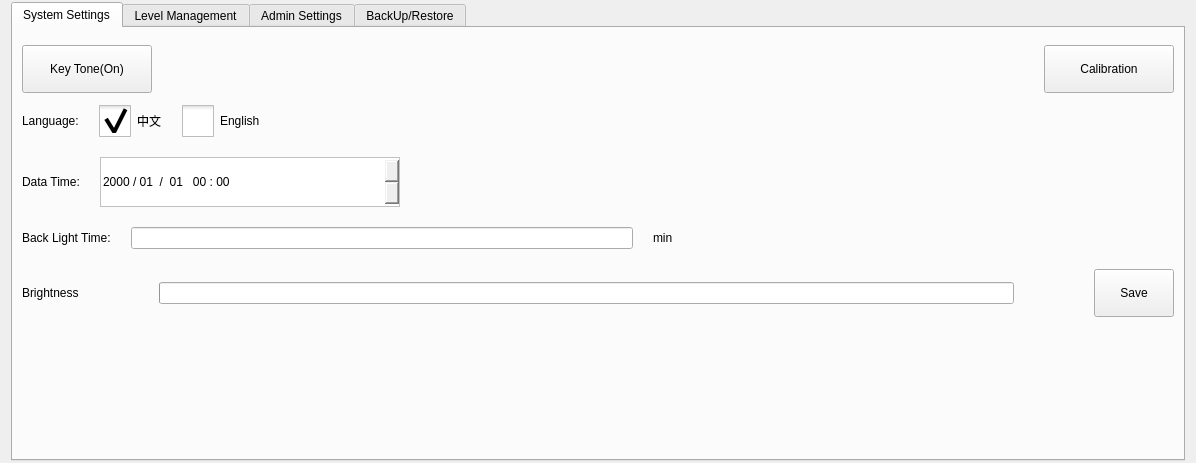
<?xml version="1.0" encoding="UTF-8"?>
<ui version="4.0">
 <class>ICHCSystemSettingsFrame</class>
 <widget class="QFrame" name="ICHCSystemSettingsFrame">
  <property name="geometry">
   <rect>
    <x>0</x>
    <y>0</y>
    <width>1196</width>
    <height>463</height>
   </rect>
  </property>
  <property name="windowTitle">
   <string>Frame</string>
  </property>
  <property name="styleSheet">
   <string notr="true">QMessageBox QAbstractButton
{
    min-width: 90px;
	min-height:30px;
}
</string>
  </property>
  <property name="frameShape">
   <enum>QFrame::NoFrame</enum>
  </property>
  <property name="frameShadow">
   <enum>QFrame::Plain</enum>
  </property>
  <layout class="QVBoxLayout" name="verticalLayout">
   <property name="spacing">
    <number>2</number>
   </property>
   <property name="topMargin">
    <number>2</number>
   </property>
   <property name="bottomMargin">
    <number>2</number>
   </property>
   <item>
    <widget class="QTabWidget" name="systemConfigPages">
     <property name="minimumSize">
      <size>
       <width>0</width>
       <height>0</height>
      </size>
     </property>
     <property name="tabShape">
      <enum>QTabWidget::Rounded</enum>
     </property>
     <property name="currentIndex">
      <number>0</number>
     </property>
     <widget class="QWidget" name="systemSettingPage">
      <attribute name="title">
       <string>System Settings</string>
      </attribute>
      <layout class="QVBoxLayout" name="verticalLayout_2">
       <property name="spacing">
        <number>20</number>
       </property>
       <item>
        <layout class="QHBoxLayout" name="horizontalLayout_15">
         <item>
          <widget class="QPushButton" name="keyToneButton">
           <property name="sizePolicy">
            <sizepolicy hsizetype="Minimum" vsizetype="Preferred">
             <horstretch>0</horstretch>
             <verstretch>0</verstretch>
            </sizepolicy>
           </property>
           <property name="minimumSize">
            <size>
             <width>130</width>
             <height>48</height>
            </size>
           </property>
           <property name="maximumSize">
            <size>
             <width>130</width>
             <height>32</height>
            </size>
           </property>
           <property name="text">
            <string>Key Tone(On)</string>
           </property>
           <property name="checkable">
            <bool>true</bool>
           </property>
          </widget>
         </item>
         <item>
          <spacer name="horizontalSpacer_13">
           <property name="orientation">
            <enum>Qt::Horizontal</enum>
           </property>
           <property name="sizeHint" stdset="0">
            <size>
             <width>40</width>
             <height>20</height>
            </size>
           </property>
          </spacer>
         </item>
         <item>
          <widget class="QPushButton" name="calibrationBtn">
           <property name="sizePolicy">
            <sizepolicy hsizetype="Minimum" vsizetype="Preferred">
             <horstretch>0</horstretch>
             <verstretch>0</verstretch>
            </sizepolicy>
           </property>
           <property name="minimumSize">
            <size>
             <width>130</width>
             <height>48</height>
            </size>
           </property>
           <property name="maximumSize">
            <size>
             <width>130</width>
             <height>32</height>
            </size>
           </property>
           <property name="text">
            <string>Calibration</string>
           </property>
          </widget>
         </item>
        </layout>
       </item>
       <item>
        <layout class="QHBoxLayout" name="horizontalLayout">
         <item>
          <widget class="QLabel" name="label">
           <property name="text">
            <string>Language:</string>
           </property>
          </widget>
         </item>
         <item>
          <widget class="QCheckBox" name="chineseBox">
           <property name="styleSheet">
            <string notr="true">::indicator {
     width: 32px;
     height: 32px;
 }

::indicator:unchecked 
{
     image: url(:/resource/check_unchecked.png);
 }
::indicator:checked 
{
     image: url(:/resource/check_checked.png);
 }

QRadioButton::indicator:checked:disabled
{
 image: url(:/resource/check_checked_disable.png);
}

QRadioButton::indicator:unchecked:disabled
{
 image: url(:/resource/check_unchecked_disable.png);
}</string>
           </property>
           <property name="text">
            <string>中文</string>
           </property>
           <property name="checked">
            <bool>true</bool>
           </property>
           <attribute name="buttonGroup">
            <string>languageButtonGroup</string>
           </attribute>
          </widget>
         </item>
         <item>
          <widget class="QCheckBox" name="englishBox">
           <property name="styleSheet">
            <string notr="true">::indicator {
     width: 32px;
     height: 32px;
 }

::indicator:unchecked 
{
     image: url(:/resource/check_unchecked.png);
 }
::indicator:checked 
{
     image: url(:/resource/check_checked.png);
 }

QRadioButton::indicator:checked:disabled
{
 image: url(:/resource/check_checked_disable.png);
}

QRadioButton::indicator:unchecked:disabled
{
 image: url(:/resource/check_unchecked_disable.png);
}</string>
           </property>
           <property name="text">
            <string>English</string>
           </property>
           <attribute name="buttonGroup">
            <string>languageButtonGroup</string>
           </attribute>
          </widget>
         </item>
         <item>
          <spacer name="horizontalSpacer">
           <property name="orientation">
            <enum>Qt::Horizontal</enum>
           </property>
           <property name="sizeHint" stdset="0">
            <size>
             <width>40</width>
             <height>20</height>
            </size>
           </property>
          </spacer>
         </item>
        </layout>
       </item>
       <item>
        <layout class="QHBoxLayout" name="horizontalLayout_2">
         <item>
          <widget class="QLabel" name="label_2">
           <property name="text">
            <string>Data Time:</string>
           </property>
          </widget>
         </item>
         <item>
          <widget class="QDateTimeEdit" name="dateTimeEdit">
           <property name="sizePolicy">
            <sizepolicy hsizetype="Preferred" vsizetype="Preferred">
             <horstretch>0</horstretch>
             <verstretch>0</verstretch>
            </sizepolicy>
           </property>
           <property name="minimumSize">
            <size>
             <width>300</width>
             <height>50</height>
            </size>
           </property>
           <property name="maximumSize">
            <size>
             <width>16777215</width>
             <height>50</height>
            </size>
           </property>
           <property name="styleSheet">
            <string notr="true">#dateTimeEdit
{
	padding-right:50px;
	border-width:1px;
	border-style: solid;
	border-color: rgb(193, 193, 193);
}
#dateTimeEdit::up-button
{
	subcontrol-origin: content;
	subcontrol-position:right;
	width:48px;
	height:48px;
	
	image: url(:/resource/plus(64).png);
}
#dateTimeEdit::down-button
{
	subcontrol-position:right;
	width:48px;
	height:48px;
	image: url(:/resource/minus(64).png);
}</string>
           </property>
           <property name="accelerated">
            <bool>true</bool>
           </property>
           <property name="displayFormat">
            <string>yyyy / MM  /  dd   hh : mm</string>
           </property>
          </widget>
         </item>
         <item>
          <spacer name="horizontalSpacer_2">
           <property name="orientation">
            <enum>Qt::Horizontal</enum>
           </property>
           <property name="sizeHint" stdset="0">
            <size>
             <width>40</width>
             <height>20</height>
            </size>
           </property>
          </spacer>
         </item>
        </layout>
       </item>
       <item>
        <layout class="QHBoxLayout" name="horizontalLayout_7">
         <item>
          <widget class="QLabel" name="label_14">
           <property name="text">
            <string>Back Light Time:</string>
           </property>
          </widget>
         </item>
         <item>
          <widget class="ICLineEditWithVirtualNumericKeypad" name="backLightTimeEdit"/>
         </item>
         <item>
          <widget class="QLabel" name="label_15">
           <property name="text">
            <string>min</string>
           </property>
          </widget>
         </item>
         <item>
          <spacer name="horizontalSpacer_4">
           <property name="orientation">
            <enum>Qt::Horizontal</enum>
           </property>
           <property name="sizeHint" stdset="0">
            <size>
             <width>40</width>
             <height>20</height>
            </size>
           </property>
          </spacer>
         </item>
        </layout>
       </item>
       <item>
        <layout class="QHBoxLayout" name="horizontalLayout_8">
         <item>
          <widget class="QLabel" name="label_40">
           <property name="text">
            <string>Brightness</string>
           </property>
          </widget>
         </item>
         <item>
          <widget class="QPushButton" name="brightMinus">
           <property name="minimumSize">
            <size>
             <width>32</width>
             <height>32</height>
            </size>
           </property>
           <property name="text">
            <string/>
           </property>
           <property name="icon">
            <iconset resource="../resource.qrc">
             <normaloff>:/resource/brightness.png</normaloff>:/resource/brightness.png</iconset>
           </property>
           <property name="iconSize">
            <size>
             <width>16</width>
             <height>16</height>
            </size>
           </property>
           <property name="flat">
            <bool>true</bool>
           </property>
          </widget>
         </item>
         <item>
          <widget class="QProgressBar" name="brightnessBar">
           <property name="minimumSize">
            <size>
             <width>0</width>
             <height>16</height>
            </size>
           </property>
           <property name="maximum">
            <number>9</number>
           </property>
           <property name="value">
            <number>0</number>
           </property>
           <property name="textVisible">
            <bool>false</bool>
           </property>
          </widget>
         </item>
         <item>
          <widget class="QPushButton" name="brightPlus">
           <property name="minimumSize">
            <size>
             <width>32</width>
             <height>32</height>
            </size>
           </property>
           <property name="text">
            <string/>
           </property>
           <property name="icon">
            <iconset resource="../resource.qrc">
             <normaloff>:/resource/brightren.png</normaloff>:/resource/brightren.png</iconset>
           </property>
           <property name="iconSize">
            <size>
             <width>24</width>
             <height>24</height>
            </size>
           </property>
           <property name="flat">
            <bool>true</bool>
           </property>
          </widget>
         </item>
         <item>
          <widget class="QPushButton" name="saveButton">
           <property name="sizePolicy">
            <sizepolicy hsizetype="Preferred" vsizetype="Preferred">
             <horstretch>0</horstretch>
             <verstretch>0</verstretch>
            </sizepolicy>
           </property>
           <property name="minimumSize">
            <size>
             <width>80</width>
             <height>48</height>
            </size>
           </property>
           <property name="maximumSize">
            <size>
             <width>80</width>
             <height>48</height>
            </size>
           </property>
           <property name="text">
            <string>Save</string>
           </property>
          </widget>
         </item>
        </layout>
       </item>
       <item>
        <layout class="QHBoxLayout" name="horizontalLayout_3">
         <item>
          <widget class="QLabel" name="versionLabel">
           <property name="text">
            <string/>
           </property>
          </widget>
         </item>
        </layout>
       </item>
       <item>
        <spacer name="verticalSpacer_3">
         <property name="orientation">
          <enum>Qt::Vertical</enum>
         </property>
         <property name="sizeHint" stdset="0">
          <size>
           <width>20</width>
           <height>40</height>
          </size>
         </property>
        </spacer>
       </item>
      </layout>
     </widget>
     <widget class="QWidget" name="levelManagementPage">
      <attribute name="title">
       <string>Level Management</string>
      </attribute>
      <layout class="QFormLayout" name="formLayout">
       <property name="fieldGrowthPolicy">
        <enum>QFormLayout::FieldsStayAtSizeHint</enum>
       </property>
       <property name="verticalSpacing">
        <number>20</number>
       </property>
       <property name="leftMargin">
        <number>23</number>
       </property>
       <property name="topMargin">
        <number>36</number>
       </property>
       <property name="rightMargin">
        <number>44</number>
       </property>
       <item row="0" column="0">
        <widget class="QLabel" name="label_4">
         <property name="text">
          <string>Level</string>
         </property>
        </widget>
       </item>
       <item row="0" column="1">
        <widget class="QCheckBox" name="machineAdminBox">
         <property name="styleSheet">
          <string notr="true">::indicator {
     width: 32px;
     height: 32px;
 }

::indicator:unchecked 
{
     image: url(:/resource/check_unchecked.png);
 }
::indicator:checked 
{
     image: url(:/resource/check_checked.png);
 }

QRadioButton::indicator:checked:disabled
{
 image: url(:/resource/check_checked_disable.png);
}

QRadioButton::indicator:unchecked:disabled
{
 image: url(:/resource/check_unchecked_disable.png);
}</string>
         </property>
         <property name="text">
          <string>Machine Admin</string>
         </property>
         <property name="checked">
          <bool>false</bool>
         </property>
         <attribute name="buttonGroup">
          <string>buttonGroup_2</string>
         </attribute>
        </widget>
       </item>
       <item row="1" column="1">
        <widget class="QCheckBox" name="advanceAdminBox">
         <property name="styleSheet">
          <string notr="true">::indicator {
     width: 32px;
     height: 32px;
 }

::indicator:unchecked 
{
     image: url(:/resource/check_unchecked.png);
 }
::indicator:checked 
{
     image: url(:/resource/check_checked.png);
 }

QRadioButton::indicator:checked:disabled
{
 image: url(:/resource/check_checked_disable.png);
}

QRadioButton::indicator:unchecked:disabled
{
 image: url(:/resource/check_unchecked_disable.png);
}</string>
         </property>
         <property name="text">
          <string>Advance Admin</string>
         </property>
         <property name="checked">
          <bool>true</bool>
         </property>
         <attribute name="buttonGroup">
          <string>buttonGroup_2</string>
         </attribute>
        </widget>
       </item>
       <item row="3" column="0">
        <widget class="QLabel" name="label_5">
         <property name="text">
          <string>Old Password</string>
         </property>
        </widget>
       </item>
       <item row="3" column="1">
        <widget class="ICLineEditWithVirtualKeyboard" name="oldPwdEdit">
         <property name="enabled">
          <bool>true</bool>
         </property>
         <property name="minimumSize">
          <size>
           <width>0</width>
           <height>32</height>
          </size>
         </property>
         <property name="echoMode">
          <enum>QLineEdit::Password</enum>
         </property>
        </widget>
       </item>
       <item row="4" column="0">
        <widget class="QLabel" name="label_6">
         <property name="text">
          <string>New Password</string>
         </property>
        </widget>
       </item>
       <item row="4" column="1">
        <widget class="ICLineEditWithVirtualKeyboard" name="newPwdEdit">
         <property name="enabled">
          <bool>true</bool>
         </property>
         <property name="minimumSize">
          <size>
           <width>0</width>
           <height>32</height>
          </size>
         </property>
         <property name="echoMode">
          <enum>QLineEdit::Password</enum>
         </property>
        </widget>
       </item>
       <item row="5" column="0">
        <widget class="QPushButton" name="changeButton">
         <property name="sizePolicy">
          <sizepolicy hsizetype="Fixed" vsizetype="Fixed">
           <horstretch>0</horstretch>
           <verstretch>0</verstretch>
          </sizepolicy>
         </property>
         <property name="minimumSize">
          <size>
           <width>78</width>
           <height>38</height>
          </size>
         </property>
         <property name="maximumSize">
          <size>
           <width>70</width>
           <height>50</height>
          </size>
         </property>
         <property name="text">
          <string>Change</string>
         </property>
        </widget>
       </item>
       <item row="5" column="1">
        <widget class="QPushButton" name="clearButton">
         <property name="sizePolicy">
          <sizepolicy hsizetype="Fixed" vsizetype="Fixed">
           <horstretch>0</horstretch>
           <verstretch>0</verstretch>
          </sizepolicy>
         </property>
         <property name="minimumSize">
          <size>
           <width>78</width>
           <height>38</height>
          </size>
         </property>
         <property name="maximumSize">
          <size>
           <width>70</width>
           <height>50</height>
          </size>
         </property>
         <property name="text">
          <string>Clear</string>
         </property>
        </widget>
       </item>
      </layout>
     </widget>
     <widget class="QWidget" name="adminSettingsPage">
      <property name="enabled">
       <bool>true</bool>
      </property>
      <attribute name="title">
       <string>Admin Settings</string>
      </attribute>
      <layout class="QFormLayout" name="formLayout_2">
       <property name="fieldGrowthPolicy">
        <enum>QFormLayout::FieldsStayAtSizeHint</enum>
       </property>
       <item row="0" column="1">
        <widget class="ICLineEditWithVirtualKeyboard" name="pwdEdit">
         <property name="enabled">
          <bool>true</bool>
         </property>
         <property name="echoMode">
          <enum>QLineEdit::Password</enum>
         </property>
        </widget>
       </item>
       <item row="1" column="0">
        <widget class="QLabel" name="extentLabel">
         <property name="enabled">
          <bool>false</bool>
         </property>
         <property name="text">
          <string>Extent Function</string>
         </property>
         <property name="alignment">
          <set>Qt::AlignRight|Qt::AlignTrailing|Qt::AlignVCenter</set>
         </property>
        </widget>
       </item>
       <item row="1" column="1">
        <widget class="QCheckBox" name="extentFunctionCheckBox">
         <property name="enabled">
          <bool>false</bool>
         </property>
         <property name="styleSheet">
          <string notr="true">::indicator {
     width: 32px;
     height: 32px;
 }

::indicator:unchecked 
{
     image: url(:/resource/check_unchecked.png);
 }
::indicator:checked 
{
     image: url(:/resource/check_checked.png);
 }

::indicator:checked:disabled
{
 image: url(:/resource/check_checked_disable.png);
}

::indicator:unchecked:disabled
{
 image: url(:/resource/check_unchecked_disable.png);
}</string>
         </property>
         <property name="text">
          <string>Use</string>
         </property>
        </widget>
       </item>
       <item row="0" column="0">
        <widget class="QPushButton" name="verifyButton">
         <property name="text">
          <string>Verify</string>
         </property>
        </widget>
       </item>
       <item row="2" column="0">
        <widget class="QLabel" name="limitFunctionLabel">
         <property name="enabled">
          <bool>false</bool>
         </property>
         <property name="text">
          <string>Limit Function</string>
         </property>
         <property name="alignment">
          <set>Qt::AlignRight|Qt::AlignTrailing|Qt::AlignVCenter</set>
         </property>
        </widget>
       </item>
       <item row="2" column="1">
        <widget class="QCheckBox" name="limitFunctionBox">
         <property name="enabled">
          <bool>false</bool>
         </property>
         <property name="styleSheet">
          <string notr="true">::indicator {
     width: 32px;
     height: 32px;
 }

::indicator:unchecked 
{
     image: url(:/resource/check_unchecked.png);
 }
::indicator:checked 
{
     image: url(:/resource/check_checked.png);
 }

::indicator:checked:disabled
{
 image: url(:/resource/check_checked_disable.png);
}

::indicator:unchecked:disabled
{
 image: url(:/resource/check_unchecked_disable.png);
}</string>
         </property>
         <property name="text">
          <string>Use</string>
         </property>
        </widget>
       </item>
      </layout>
     </widget>
     <widget class="QWidget" name="tab">
      <attribute name="title">
       <string>BackUp/Restore</string>
      </attribute>
      <layout class="QVBoxLayout" name="verticalLayout_5">
       <item>
        <layout class="QHBoxLayout" name="horizontalLayout_4">
         <item>
          <widget class="QGroupBox" name="groupBox">
           <property name="title">
            <string>Backup</string>
           </property>
           <layout class="QVBoxLayout" name="verticalLayout_3">
            <item>
             <widget class="QPushButton" name="backupMachineButton">
              <property name="minimumSize">
               <size>
                <width>0</width>
                <height>32</height>
               </size>
              </property>
              <property name="text">
               <string>Backup Machine Configures</string>
              </property>
             </widget>
            </item>
            <item>
             <widget class="QPushButton" name="backupSystemButton">
              <property name="minimumSize">
               <size>
                <width>0</width>
                <height>32</height>
               </size>
              </property>
              <property name="text">
               <string>Backup System Configures</string>
              </property>
             </widget>
            </item>
            <item>
             <widget class="QPushButton" name="backupAllButton">
              <property name="minimumSize">
               <size>
                <width>0</width>
                <height>32</height>
               </size>
              </property>
              <property name="text">
               <string>Backup All</string>
              </property>
             </widget>
            </item>
           </layout>
          </widget>
         </item>
         <item>
          <widget class="QGroupBox" name="groupBox_2">
           <property name="title">
            <string>Restore</string>
           </property>
           <layout class="QVBoxLayout" name="verticalLayout_4">
            <item>
             <widget class="QPushButton" name="restoreMachineButton">
              <property name="minimumSize">
               <size>
                <width>0</width>
                <height>32</height>
               </size>
              </property>
              <property name="text">
               <string>Restore Machine Configures</string>
              </property>
             </widget>
            </item>
            <item>
             <widget class="QPushButton" name="restoreSystemButton">
              <property name="minimumSize">
               <size>
                <width>0</width>
                <height>32</height>
               </size>
              </property>
              <property name="text">
               <string>Restore System Configures</string>
              </property>
             </widget>
            </item>
            <item>
             <widget class="QPushButton" name="restoreAllButton">
              <property name="minimumSize">
               <size>
                <width>0</width>
                <height>32</height>
               </size>
              </property>
              <property name="text">
               <string>Restore All</string>
              </property>
             </widget>
            </item>
           </layout>
          </widget>
         </item>
        </layout>
       </item>
       <item>
        <widget class="QPushButton" name="umountButton">
         <property name="sizePolicy">
          <sizepolicy hsizetype="Fixed" vsizetype="Fixed">
           <horstretch>0</horstretch>
           <verstretch>0</verstretch>
          </sizepolicy>
         </property>
         <property name="minimumSize">
          <size>
           <width>80</width>
           <height>48</height>
          </size>
         </property>
         <property name="maximumSize">
          <size>
           <width>80</width>
           <height>48</height>
          </size>
         </property>
         <property name="sizeIncrement">
          <size>
           <width>0</width>
           <height>0</height>
          </size>
         </property>
         <property name="baseSize">
          <size>
           <width>0</width>
           <height>0</height>
          </size>
         </property>
         <property name="text">
          <string>umount</string>
         </property>
        </widget>
       </item>
      </layout>
     </widget>
    </widget>
   </item>
  </layout>
 </widget>
 <customwidgets>
  <customwidget>
   <class>ICLineEditWithVirtualNumericKeypad</class>
   <extends>QLineEdit</extends>
   <header>iclineeditwithvirtualnumerickeypad.h</header>
  </customwidget>
  <customwidget>
   <class>ICLineEditWithVirtualKeyboard</class>
   <extends>QLineEdit</extends>
   <header>iclineeditwithvirtualkeyboard.h</header>
  </customwidget>
 </customwidgets>
 <resources>
  <include location="../resource.qrc"/>
 </resources>
 <connections/>
 <buttongroups>
  <buttongroup name="buttonGroup_2"/>
  <buttongroup name="languageButtonGroup"/>
 </buttongroups>
</ui>
